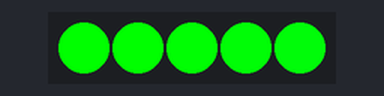
Simulated run of this sketch. Board: Arduino Uno, built for the host (arithmetic inside an expression is 32-bit, double 64-bit). Shown: 5 RGB LEDs in strip order, left to right. Dim RGB values are drawn brighter than linear.

Above: at 0.15 s.
At 3.17 s:
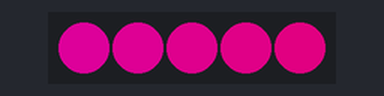
At 4.99 s:
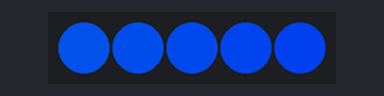
At 10.13 s:
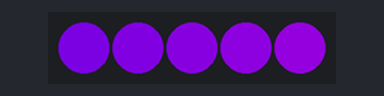
At 15.27 s:
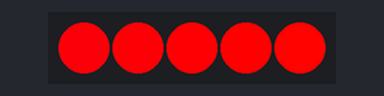
At 20.41 s:
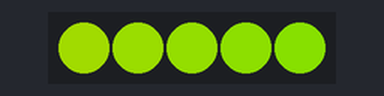
Timing chart, 0 to 40.0 s (numbered marks = the images above):
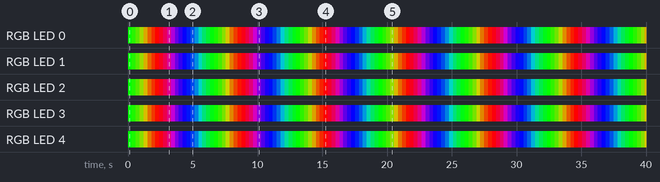

Measured:
- by itself, RGB LED 3: off → RGB(0, 249, 6) at 0.00 s, → RGB(27, 228, 0) 0.30 s later, → RGB(63, 192, 0) 0.30 s later, → RGB(99, 156, 0) 0.30 s later, … (133 changes in this stretch)
- by itself, RGB LED 4: off → RGB(0, 246, 9) at 0.00 s, → RGB(24, 231, 0) 0.30 s later, → RGB(60, 195, 0) 0.30 s later, → RGB(96, 159, 0) 0.30 s later, … (133 changes in this stretch)
- by itself, everything shown: repeats every 19.4 s, in 64 steps

The sketch:

rainbow_2.ino
```cpp
#include "FastLED.h"
#define NUM_LEDS 5
CRGB leds[NUM_LEDS];
#define PIN 6

void setup()
{
  FastLED.addLeds<WS2812B, PIN, GRB>(leds, NUM_LEDS).setCorrection( TypicalLEDStrip );
}


void loop() {
  rainbow_2(25);
}

void rainbow_2(int SpeedDelay) {
  byte *c;
  uint16_t i, j;

  for(j=0; j<256*5; j++) { // 5 cycles of all colors on wheel
    for(i=0; i< NUM_LEDS*5; i++) {
      c=Wheel(((i * 256 / NUM_LEDS*5) + j) & 255);
      setPixel(i, *c, *(c + 1), *(c + 2));
    }
    showStrip();
    delay(SpeedDelay);
  }
}

byte * Wheel(byte WheelPos) {
  static byte c[3];

  if(WheelPos < 85) {
   c[0]=WheelPos * 3;
   c[1]=255 - WheelPos * 3;
   c[2]=0;
  } else if(WheelPos < 170) {
   WheelPos -= 85;
   c[0]=255 - WheelPos * 3;
   c[1]=0;
   c[2]=WheelPos * 3;
  } else {
   WheelPos -= 170;
   c[0]=0;
   c[1]=WheelPos * 3;
   c[2]=255 - WheelPos * 3;
  }

  return c;
}


void showStrip() {
 #ifdef ADAFRUIT_NEOPIXEL_H
   // NeoPixel
   strip.show();
 #endif
 #ifndef ADAFRUIT_NEOPIXEL_H
   // FastLED
   FastLED.show();
 #endif
}

void setPixel(int Pixel, byte red, byte green, byte blue) {
 #ifdef ADAFRUIT_NEOPIXEL_H
   // NeoPixel
   strip.setPixelColor(Pixel, strip.Color(red, green, blue));
 #endif
 #ifndef ADAFRUIT_NEOPIXEL_H
   // FastLED
   leds[Pixel].r = red;
   leds[Pixel].g = green;
   leds[Pixel].b = blue;
 #endif
}

void setAll(byte red, byte green, byte blue) {
  for(int i = 0; i < NUM_LEDS; i++ ) {
    setPixel(i, red, green, blue);
  }
  showStrip();
}
```
